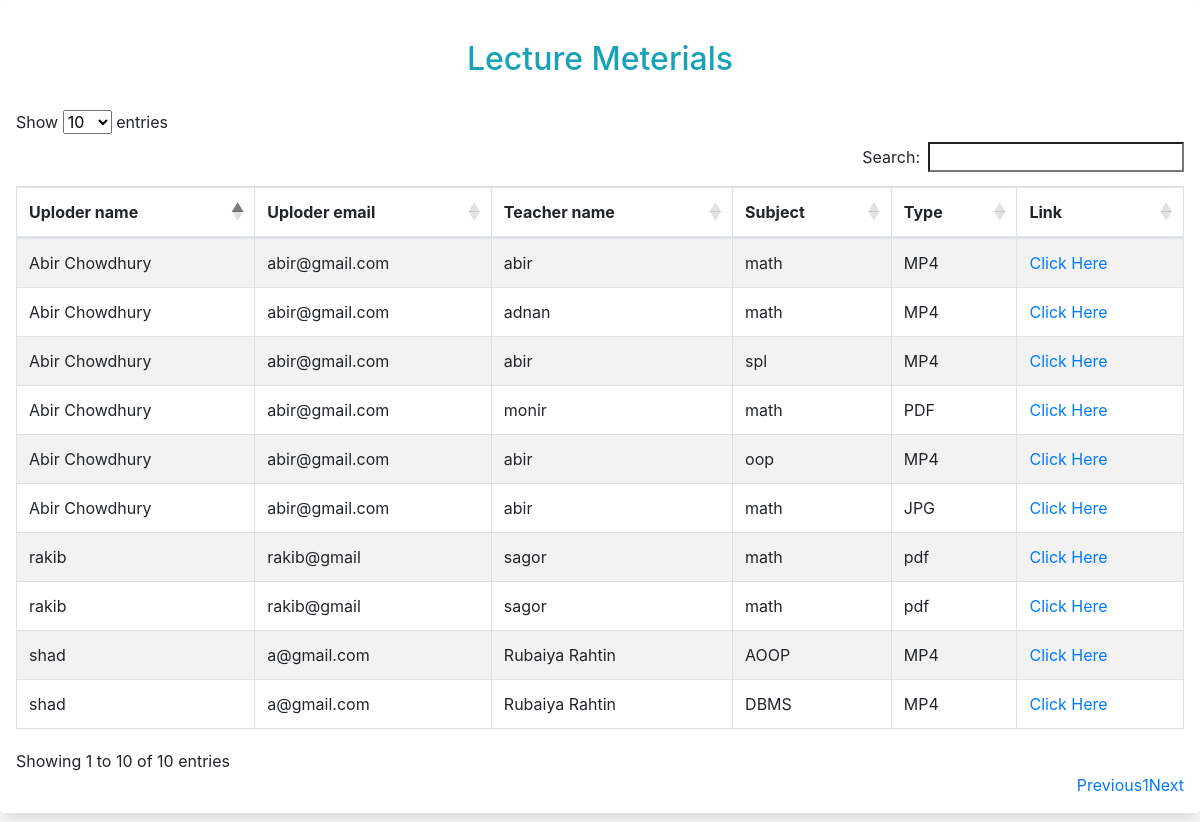
/user_view_lecture.php, run on the app's committed database.
### tables this page shows
CREATE TABLE `after_verification` (
  `S_no` int(11) NOT NULL,
  `uploader_name` varchar(50) NOT NULL,
  `uploader_email` varchar(50) NOT NULL,
  `teacher_name` varchar(50) NOT NULL,
  `subject` varchar(50) NOT NULL,
  `type` varchar(50) NOT NULL,
  `link` varchar(255) NOT NULL
);

### user_view_lecture.php (the view, shortened to what this page needs)
<?php
include '_dbconnect.php';
$sql = "SELECT *  FROM after_verification";
$result = mysqli_query($con, $sql);
$num1 = mysqli_num_rows($result);
$html = "";
if ($num1 > 0) {
    while ($row = $result->fetch_assoc()) {
        $html = $html  . "<tr>" .
            '<form action="/covid/requestedfile.php" method="POST">' .
            '<td><input hidden type="text" name="id" placeholder="Enter Doctor ID" value="' . $row["S_no"] . '">' . $row["uploader_name"] . " </td>" .
            "<td>" . $row["uploader_email"] . "</td>" .
            "<td>" . $row["teacher_name"] . "</td> " .
            "<td>" . $row["subject"] . "</td>" .
            "<td>" . $row["type"] . "</td> " .
            "<td><a href='" . $row["link"] . "' target='_blank'>Click Here</a></td> " .
            '</form>' .
            "</tr>";
    }
}
?>
<!DOCTYPE html>
<html lang="en">
<head>
    <link rel="stylesheet" href="https://cdnjs.cloudflare.com/ajax/libs/twitter-bootstrap/4.5.2/css/bootstrap.css">
    <link rel="stylesheet" href="https://cdn.datatables.net/1.10.23/css/dataTables.bootstrap4.min.css">
</head>
<body>
    <div class="shadow p-3 mb-5 bg-white rounded">
        <h2 class="text-center p-4 text-capitalize text-info">Lecture meterials</h2>
        <table id="example" class="table table-striped table-bordered" style="width:100%">
            <thead>
                <tr>
                    <th>Uploder name</th>
                    <th>Uploder email</th>
                    <th>Teacher name</th>
                    <th>Subject</th>
                    <th>Type</th>
                    <th>Link</th>
                </tr>
            </thead>
            <tbody>
                <?php
                echo  $html
                ?>
            </tbody>
        </table>
    </div>
</body>
</html>

### data on the page
after_verification: uploader_name "Abir Chowdhury", uploader_email "abir@gmail.com", teacher_name "abir", subject "math", type "MP4"
after_verification: uploader_name "Abir Chowdhury", uploader_email "abir@gmail.com", teacher_name "adnan", subject "math", type "MP4"
after_verification: uploader_name "Abir Chowdhury", uploader_email "abir@gmail.com", teacher_name "abir", subject "spl", type "MP4"
after_verification: uploader_name "rakib", uploader_email "rakib@gmail", teacher_name "sagor", subject "math", type "pdf"
after_verification: uploader_name "Abir Chowdhury", uploader_email "abir@gmail.com", teacher_name "monir", subject "math", type "PDF"
after_verification: uploader_name "Abir Chowdhury", uploader_email "abir@gmail.com", teacher_name "abir", subject "oop", type "MP4"
after_verification: uploader_name "rakib", uploader_email "rakib@gmail", teacher_name "sagor", subject "math", type "pdf"
after_verification: uploader_name "Abir Chowdhury", uploader_email "abir@gmail.com", teacher_name "abir", subject "math", type "JPG"
after_verification: uploader_name "shad", uploader_email "a@gmail.com", teacher_name "Rubaiya Rahtin", subject "AOOP", type "MP4"
after_verification: uploader_name "shad", uploader_email "a@gmail.com", teacher_name "Rubaiya Rahtin", subject "DBMS", type "MP4"
